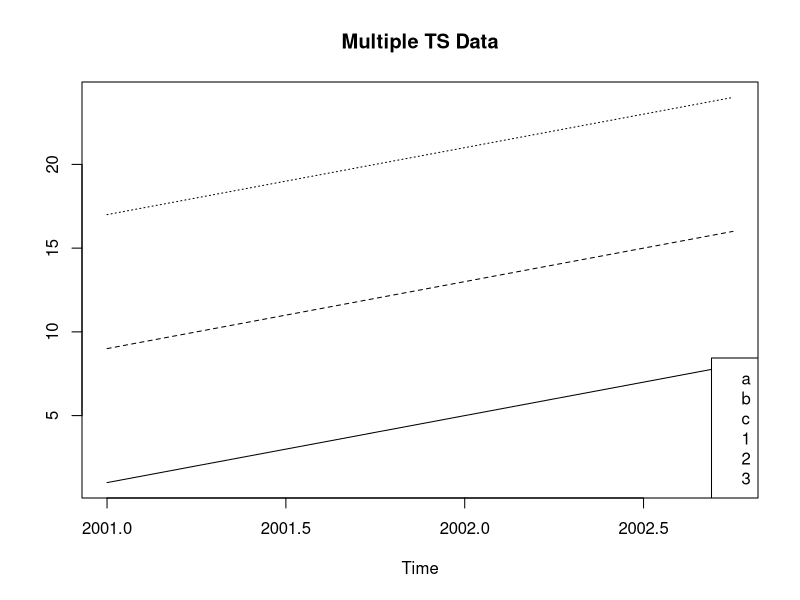
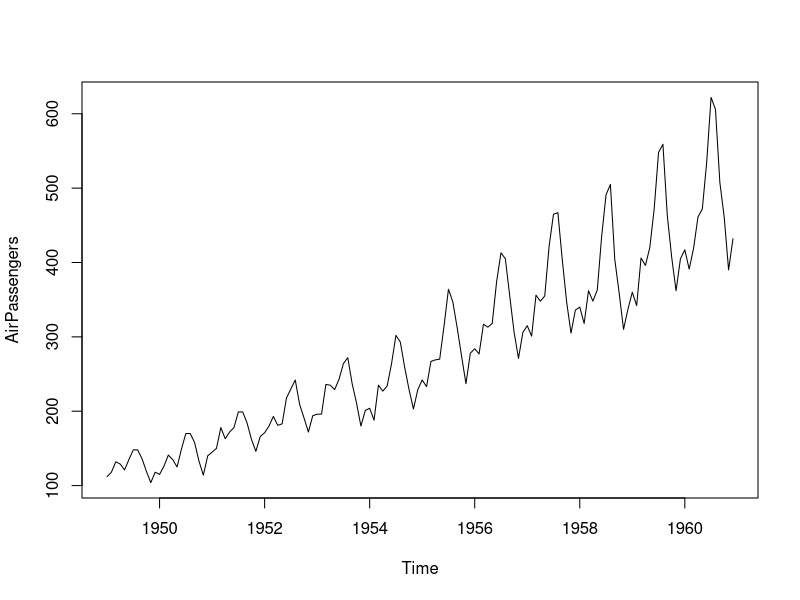
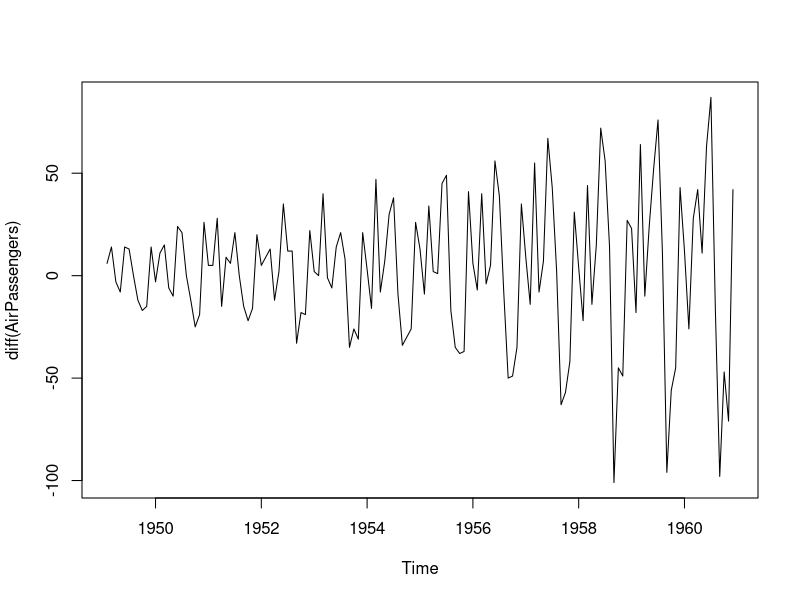

Source code (R) for these figures, in order:
library(forecast)

zz = ts(matrix(1:24, 8 ,3), s = c(2001,1), f=4, n=c("a","b","c"))
class(zz)
z1 <- zz[,"a"]
z1
z2 <- zz[,"a"] + zz[,"b"]
z2
z3 <- zz[,"a"] ^2 / zz[,"b"]
z3
ts.plot(zz, lty=1:3, main = "Multiple TS Data")
legend("bottomright", c("a","b","c", lty = 1:3))

diff(zz,2)
library(forecast)
# install.packages('forecast', dependencies = TRUE) 이렇게설치할것 권자
# 안되면 # install.packages("devtools")
# devtools::install_github("robjhyndman/forecast")
# 바로 예제로 들어가기W
# Data: Airpassengers
head(AirPassengers) 
# 간단히 이야기하면 1949~1960년까지 국제 항공여객의 월별 자료를 기록한 것.

plot(AirPassengers)

# Diff
plot(diff(AirPassengers))
# Box-Cox Transformation
lambda <- BoxCox.lambda(AirPassengers)
# install.packages("devtools")
